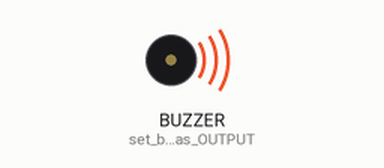
The sketch below on a simulated Seeed Wio Terminal. Shown: buzzer (waves = sounding).

Above: at 0.1 s.
Timing chart, 0 to 1.6 s (numbered marks = the images above):
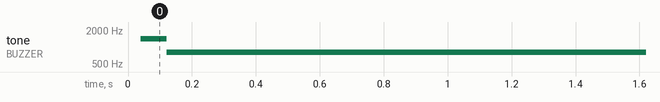

The sketch:

Buzzer_digitalWrite.ino
```cpp
int frequency = 4000; //Buzzer frequency
int cycle = 1000000/frequency; //one time period in microseconds (1s=1000000us)

void setup(){
  Serial.begin(9600); //start serial communication
  pinMode(WIO_BUZZER,OUTPUT); //set buzzer pin as OUTPUT
}

void loop()
{
  digitalWrite(WIO_BUZZER,HIGH); //set buzzer pin to HIGH
  delayMicroseconds(cycle/2); //first half of the time period
  digitalWrite(WIO_BUZZER,LOW); //set buzzer pin to LOW
  delayMicroseconds(cycle/2); //second half of the time period
}
```

Measured:
- by itself, tone on BUZZER (set_buzzer_pin_as_OUTPUT): silent → 1390 Hz at 0.04 s, → 805 Hz 0.08 s later
